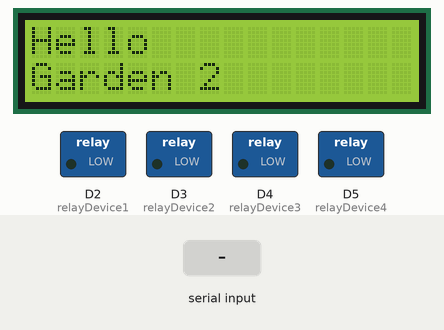
Bench run of a sketch on a simulated Arduino MKR. Shown: 16×2 character LCD, switched loads named in the sketch (green lamp = pin HIGH). The inputs (shaded band) are chosen by the test bench. Random numbers use the default seed unless the sketch sets one; what the sketch prints to the serial monitor is not drawn.

Above: at 1.2 s.
1.3 s: "garden_0002#" received over the second serial link
At 3.4 s:
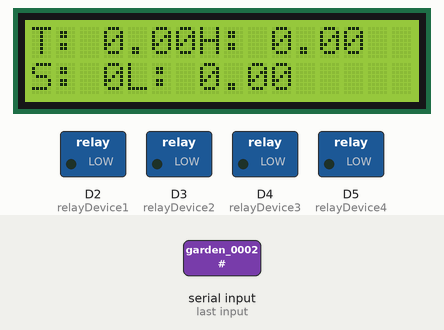
3.8 s: "device_0005#" received over the second serial link
5.3 s: "90,45#" received over the second serial link
At 11.2 s:
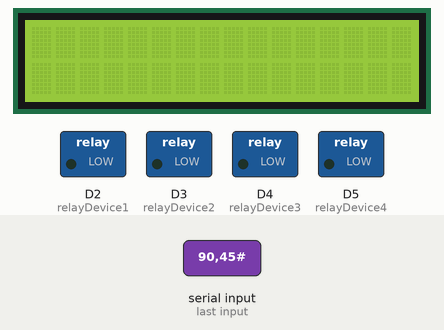
Timing chart, 0 to 12.7 s (numbered marks = the images above; inputs shaded):
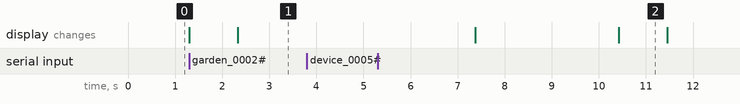

The sketch:

Garden2.ino
```cpp
#include <DHT.h>
#include <ArduinoMqttClient.h>
#include <BH1750.h>
//#include <Wire.h>
//#include <WiFiNINA.h>
#include <SoftwareSerial.h>
#include <Wire.h>
#include <LiquidCrystal_I2C.h>

LiquidCrystal_I2C lcd(0x27, 16, 2); // set the LCD address to 0x27 for a 16 chars and 2 line display

// SoftwareSerial mySerial(16, 17);
SoftwareSerial mySerial(10, 11);
int timer = 0;
const int relayDevice1= 2;
const int relayDevice2= 3;
const int relayDevice3= 4;
const int relayDevice4= 5;
const int DHTPIN = 6;//Chân Out của cảm biến nối chân số 5 Arduino
const int soilPin = 7;
const int DHTTYPE = DHT11;   // Khai báo kiểu cảm biến là DHT11
//const int DHTTYPE = DHT22;   // DHT 22
//const int DHTTYPE = DHT21;   // DHT 21

int soilValue, meanSoilValue;
float tempAirValue, meantempAir;
float humiAirValue, meanhumiAir;
float lightValue, meanLight;
BH1750 lightMeter;

int digital = A0;
DHT dht(DHTPIN, DHTTYPE); //Khai báo thư viện chân cảm biến và kiểu cảm biến
//int count = 0;
void setup()
{
  Serial.begin(9600);
  mySerial.begin(9600);
  dht.begin(); //Khởi động cảm biến
  pinMode (soilPin, INPUT);
  Wire.begin();
  lightMeter.begin();
  pinMode(relayDevice1,OUTPUT);
  pinMode(relayDevice2,OUTPUT);
  pinMode(relayDevice3,OUTPUT);
  pinMode(relayDevice4,OUTPUT);
  digitalWrite(relayDevice1, LOW);
  digitalWrite(relayDevice2, LOW);
  digitalWrite(relayDevice3, LOW);
  digitalWrite(relayDevice4, LOW);
  //
  lcd.init();         // initialize the lcd
  lcd.backlight();    // Turn on the LCD screen backlight
}
float getHumiAir(){
  //return dht.readHumidity();
  for(int i=0;i<=9;i++)
  {
    humiAirValue += random(50,90);
  }
  meanhumiAir = humiAirValue/10;
  humiAirValue = 0;
  return meanhumiAir;
}
float getTempAir(){
  //return dht.readTemperature();
  for(int i=0;i<=9;i++)
  {
    tempAirValue += random(25,40);
  }
  meantempAir = tempAirValue/10;
  tempAirValue = 0;
  return meantempAir;
}
int getSoilSensor(){
  for(int i=0;i<=9;i++)
  {
    soilValue += random(30,100);
  }
  meanSoilValue=soilValue/10;     //Tính giá trị trung bình
  int fakeHumi = map(meanSoilValue, 0, 1023, 0, 100);    //Chuyển giá trị Analog thành giá trị %
  int realHumi = 100 - fakeHumi;              //Tính giá trị phần trăm thực, chuyển điện thế khô thành ẩm
  soilValue=0;
  return realHumi;
}
float getLightsensor(){
  for(int i=0;i<=9;i++)
  {
    lightValue += random(0,1000);
  }
  meanLight =lightValue/10;     //Tính giá trị trung bình
  lightValue=0;
  return meanLight;
}
void sendData(float doam,float doC, float soilHumi, float lux){
  String datasent =String ("Garden2{ ") + String ("airHumi: ") + String (doam)+","+ String ("airTemp: ")+ String (doC)+","+String ("soilHumi: ")+String (soilHumi)+"," +String ("Light: ")+ String (lux)+ "}*";
  mySerial.println(datasent);
  Serial.println(datasent);
  Serial.println("========================================");
}
void controlDevice(String gardenID, String deviceID, int state){
  if(gardenID=="garden_0002"&& deviceID == "device_0005" && state == 1){
    digitalWrite(relayDevice1, HIGH);
  }
  else if(gardenID=="garden_0002"&& deviceID == "device_0005" && state == 0){
    digitalWrite(relayDevice1, LOW);
  }
  else if(gardenID=="garden_0002"&& deviceID == "device_0006" && state == 1){
    digitalWrite(relayDevice2, HIGH);
  }
  else if(gardenID=="garden_0002"&& deviceID == "device_0006" && state == 0){
    digitalWrite(relayDevice2, LOW);
  }
  else if(gardenID=="garden_0002"&& deviceID == "device_0007" && state == 1){
    digitalWrite(relayDevice3, HIGH);
  }
  else if(gardenID=="garden_0002"&& deviceID == "device_0007" && state == 0){
    digitalWrite(relayDevice3, LOW);
  }
  else if(gardenID=="garden_0002"&& deviceID == "device_0008" && state == 1){
    digitalWrite(relayDevice4, HIGH);
  }
  else if(gardenID=="garden_0002"&& deviceID == "device_0008" && state == 0){
    digitalWrite(relayDevice4, LOW);
  }
}
void HandelControl(String incomingString){
    int commaIndex1 = incomingString.indexOf(',');
    int commaIndex2 = incomingString.indexOf(',', commaIndex1+1);
    int commaIndex3 = incomingString.indexOf('}', commaIndex2+1);
    String Garden =  incomingString.substring(1, commaIndex1);
    Serial.println(Garden);
    String device = incomingString.substring(commaIndex1+1, commaIndex2);
    Serial.println(device);
    int value = incomingString.substring(commaIndex2+1, commaIndex3).toInt();
    Serial.println(value);
    controlDevice(Garden, device, value);
}
void receiveData(){
  // receive  data
  String incomingString = mySerial.readStringUntil('#');
  // Serial.println(incomingString);
  int index = incomingString.indexOf('{');
  // Serial.println(index);
  // if (index != -1){
    Serial.println("========================================");
    int index1 = incomingString.indexOf('{');
    String garden = incomingString.substring(0, index1);
    // Serial.println(garden);
    if (garden == "Garden1"){
    }else{
      Serial.println(incomingString);
      HandelControl(incomingString);
    }
  // }
  // Serial.println("========================================");
}
void ScreenLCD(float doam, float doC, int soilHumi, float lux, int timer) {

  if(timer < 3){
    lcd.clear();
    lcd.setCursor(0, 0);
    lcd.print("Hello");
    lcd.setCursor(0, 1);
    lcd.print("Garden 2");
    // lcd.clear();
  }
  if(timer == 3){
    lcd.clear();
  }
  if(timer> 3 && timer <10){
    lcd.setCursor(0, 0);
    lcd.print("T: ");
    lcd.print(doC);
    lcd.print("H: ");
    lcd.print(doam);
    lcd.setCursor(0, 1);
    lcd.print("S: ");
    lcd.print(soilHumi);
    lcd.print("L: ");
    lcd.print(lux);
  }
  if(timer == 10){
    lcd.clear();
  }
}

void loop()
{
  timer++;
  float doam ;
  float doC ;
  int soilHumi;
  float lux;
  if(timer == 10){
    doam = getHumiAir(); //Đọc độ ẩm

    doC = getTempAir(); //Đọc nhiệt độ C

    soilHumi = getSoilSensor();

    lux = getLightsensor();

    // Kiểm tra cảm biến có hoạt động hay không
    if (isnan(doam) || isnan(doC))
    {
      Serial.println("Không có giá trị trả về từ cảm biến DHT");
      return;
    }

    Serial.print("Độ ẩm: ");
    Serial.print(doam);
    Serial.print("%  Nhiệt độ: ");
    Serial.print(doC);
    Serial.println("°C");

    Serial. print("analog: "); Serial. print(meanSoilValue); Serial.print(" "); Serial. print("~"); Serial.print(" ");
    Serial.print(soilHumi); Serial.println('%');

    Serial.print("Light:");
    Serial.print(lux);
    Serial.println("lx");

    //SendJson
    sendData(doam, doC, soilHumi,lux);
    timer = 0;
  }
  ScreenLCD(doam, doC, soilHumi,lux,timer);
  receiveData();
  //delay(1000);
}
```

Measured:
- after the input at 3.8 s, every drawn part: stays the same
- what the display in image 2 shows lasts 1.0 s, from 10.4 s to 11.4 s
